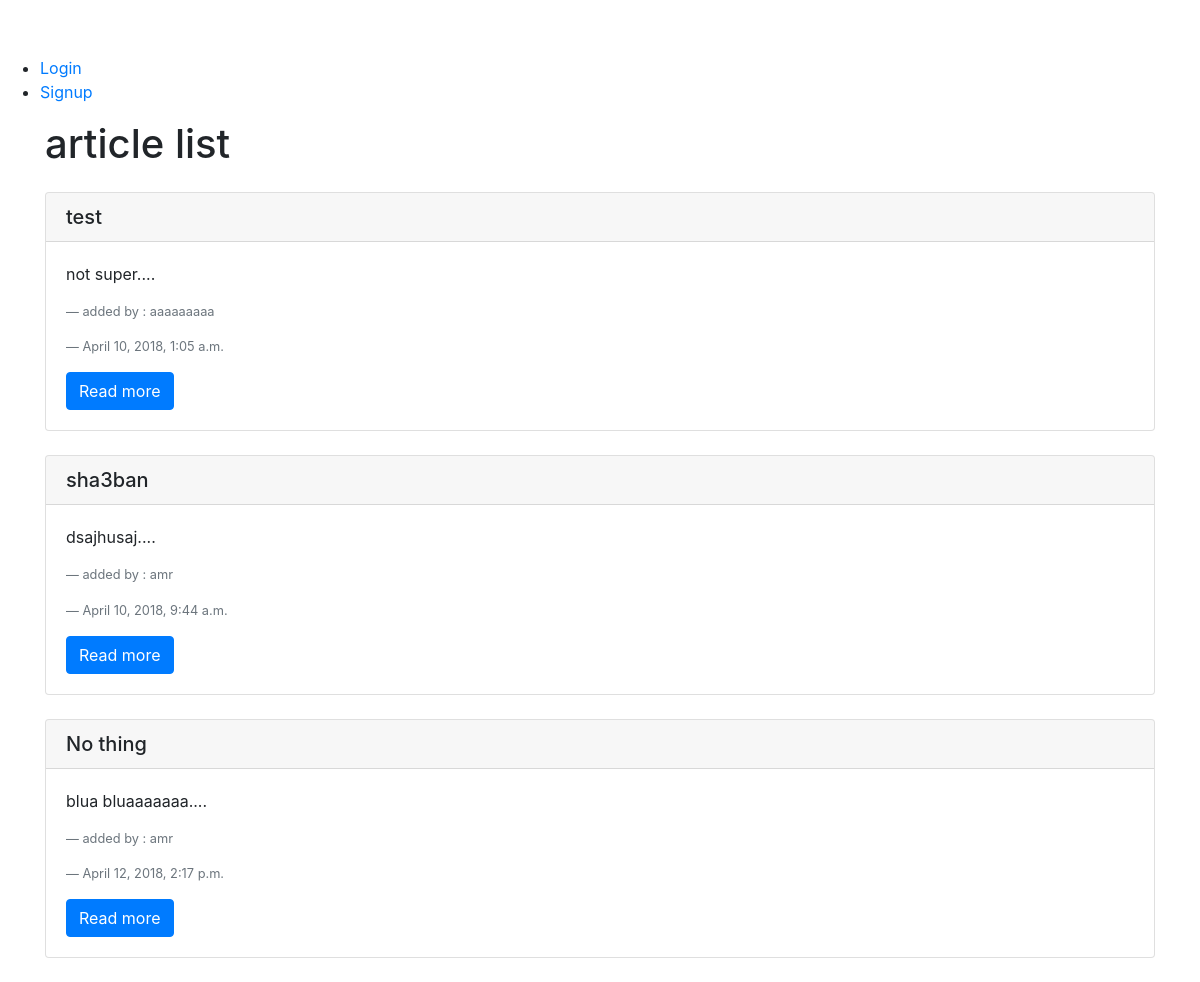
The app's page /, older data.
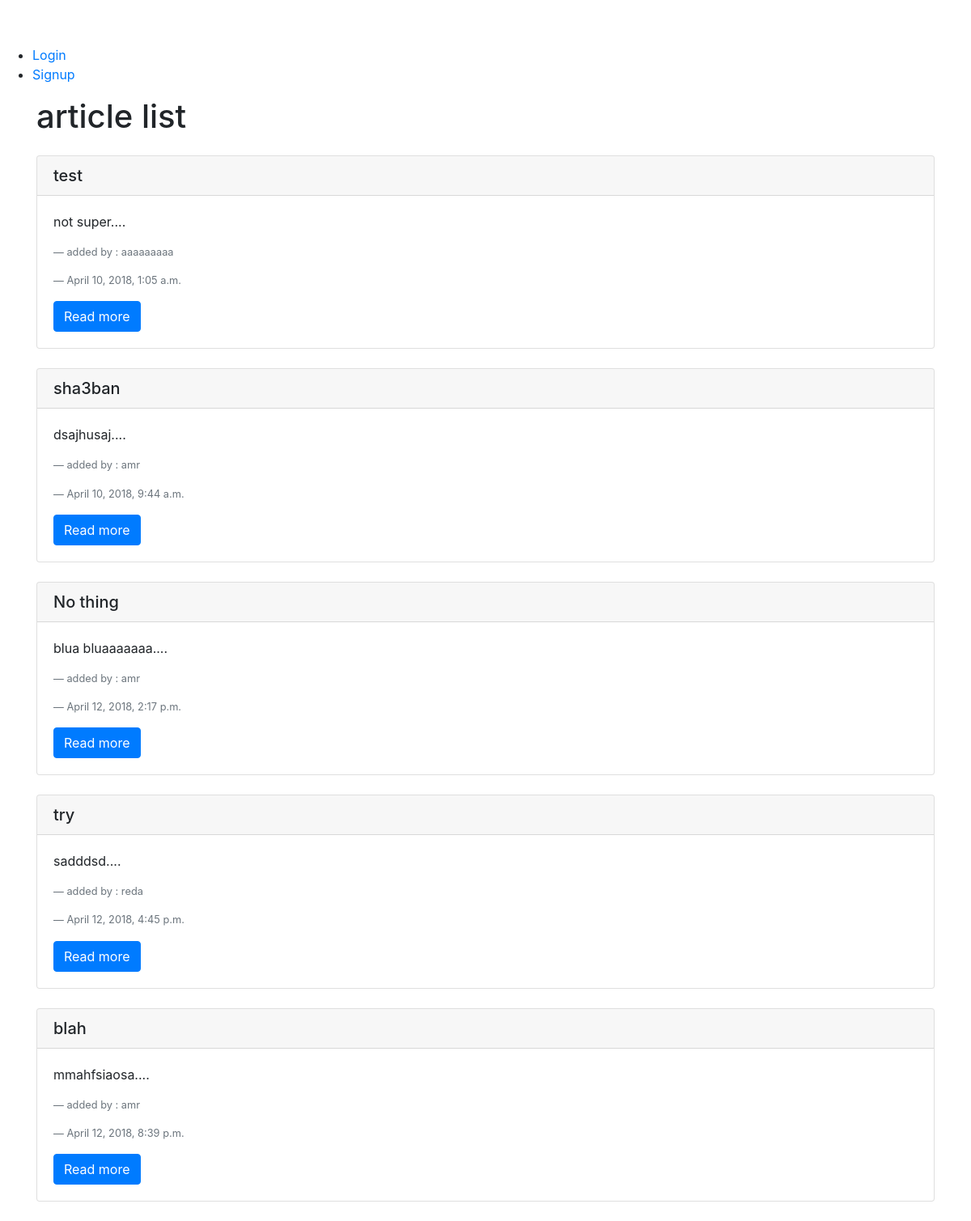
The same page, newer data.
### article/models.py (models this page shows, shortened)
class Article(models.Model):
    title = models.CharField(max_length=100)
    slug = models.SlugField()
    body = models.TextField()
    date = models.DateTimeField(auto_now_add=True)
    thumb = models.ImageField(default='default.png',blank=True)
    author = models.ForeignKey(User,on_delete=models.CASCADE,default=None)
    def snippet(self):
        return self.body[:150]+'....'

### article/views.py (the view)
# urls.py: path('', views.article,name="home"),
def article(request):
    articles=Article.objects.all().order_by('date')
    return render(request,'article/article.html',{'articles':articles})

### article/templates/article/article.html
{% extends 'base.html' %}
{%block content%}
  <div class="container">
    <h1>article list</h1>
    {% for art in articles %}
    <div class="card my-4">
      <h5 class="card-header">{{ art.title }}</h5>
      <div class="card-body">
        <p class="card-text">{{ art.snippet }}</p>
        <p class="blockquote-footer">added by : {{ art.author.username }}</p>
        <p class="blockquote-footer">{{ art.date }}</p>
        <a href="{% url 'article:details' slug=art.slug  %}" class="btn btn-primary">Read more</a>
    </div>
      </div>
    {% endfor %}
  </div>
{% endblock %}

Row changes from the older to the newer data that the page shows:
added Article: title "try", snippet "sadddsd....", author.username "reda", date "April 12, 2018, 4:45 p.m."
added Article: title "blah", snippet "mmahfsiaosa....", author.username "amr", date "April 12, 2018, 8:39 p.m."
